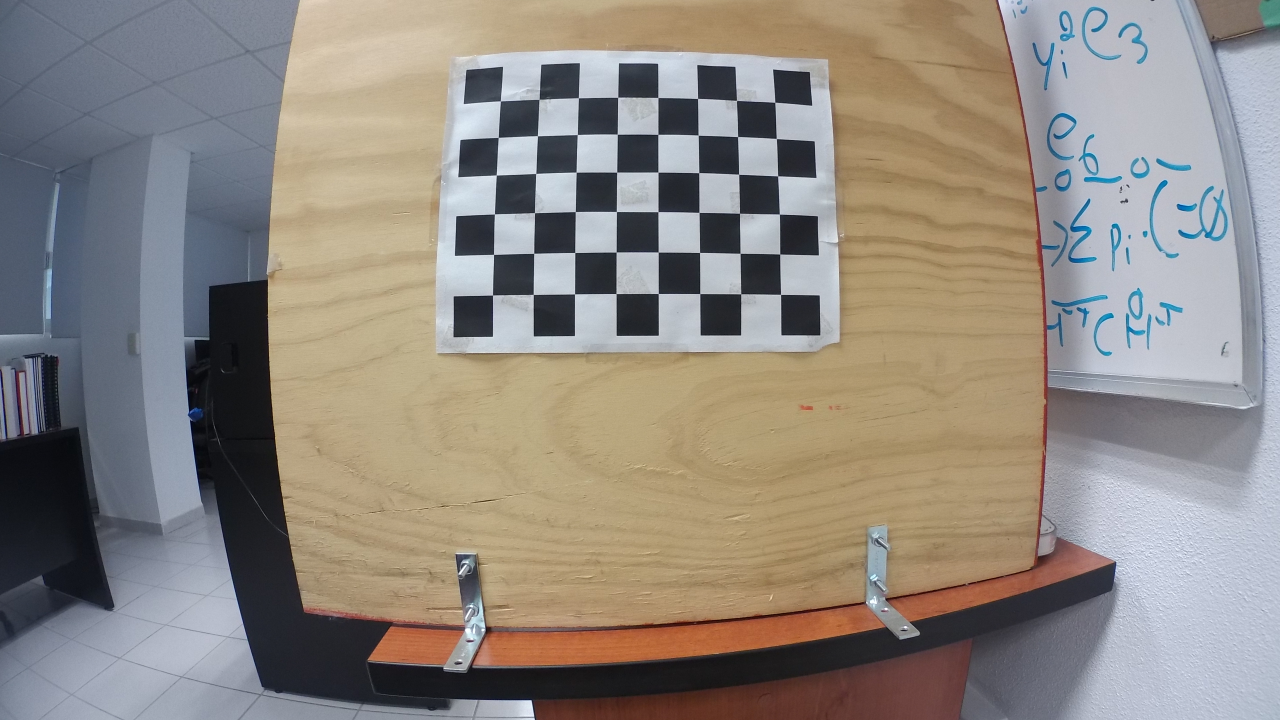
#> input picture Practica10 Calibración de cámara pinhole/data/chessboard/1.jpg, 3840 x 2160 px (shown at 1/3 size); its folder holds only this picture in this run
$ python practica10.py
#> lines starting #> are read from the running program, lines starting #| are printed output that depends on the picture; long printed decimals are rounded
import cv2
import numpy as np
import cv2 as cv
import glob
import matplotlib.pyplot as plt
import yaml

filas = 6
cols = 8
square_size_mm = 28

scale_percent = .15 # reducción porcentaje

criteria = (cv.TERM_CRITERIA_EPS + cv.TERM_CRITERIA_MAX_ITER, 30, 0.001)

objp = np.zeros((filas*cols,3), np.float32)
objp[:,:2] = np.mgrid[0:cols,0:filas].T.reshape(-1,2) * square_size_mm

objpoints = [] # 3d point in real world space
imgpoints = [] # 2d points in image plane.
images = glob.glob('./chessboard/*.jpg')

for fname in images:
    img = cv.imread(fname)
#> img is the input picture: shape (2160, 3840, 3); mean B, G, R 129, 136.4, 143.3
    gray = cv.cvtColor(img, cv.COLOR_BGR2GRAY)
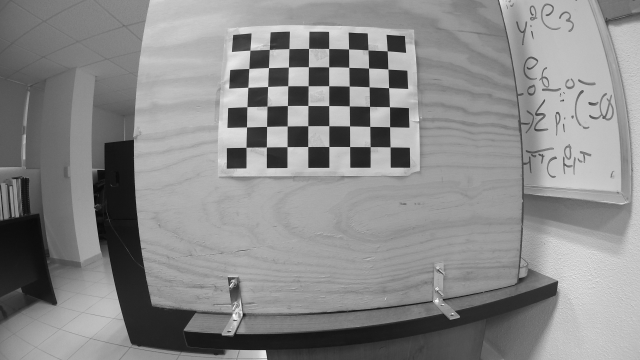
#> gray: shape (2160, 3840) (shown at 1/6 size); min 0, max 255, mean 137.6

    ret, corners = cv.findChessboardCorners(gray, (cols,filas), None)
#> ret = True; corners = 48 rows, first 8: [1502, 303.8], [1618.4, 298.5], [1735.9, 294.5], [1854.4, 292.6], [1974.7, 293.5], [2093.7, 296.2], [2210.5, 302.4], [2325.4, 307.7]

    # Si encuentra el patrón
    if ret == True:
        objpoints.append(objp)
        corners2 = cv.cornerSubPix(gray,corners, (11,11), (-1,-1), criteria)
#> corners2 = 48 rows, first 8: [1502, 303.8], [1618.2, 298.7], [1735.9, 294.6], [1854.4, 292.7], [1974.7, 293.5], [2093.8, 296.1], [2210.4, 302.3], [2325.5, 307.7]
        imgpoints.append(corners2)
        # Dibuja las esquinas
        cv.drawChessboardCorners(img, (cols,filas), corners2, ret)
        cv.imshow('img', cv.resize(img,(int(img.shape[1] * scale_percent),int(img.shape[0] * scale_percent))))
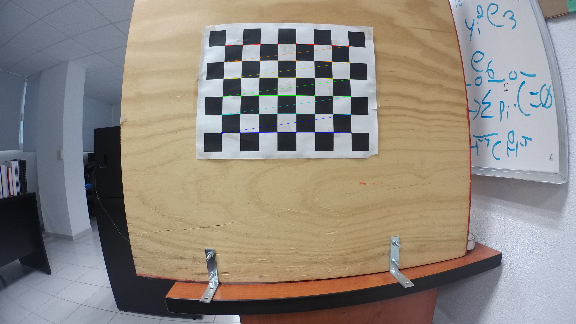
#> window 'img': shape (324, 576, 3); mean B, G, R 128.8, 136.3, 143.1
        cv.waitKey(100)

cv.destroyAllWindows()

ret, mtx, dist, rvecs, tvecs = cv.calibrateCamera(objpoints, imgpoints, gray.shape[::-1], None, None)
#> ret = 0.576; mtx = [[2458.1, 0, 1921.9], [0, 2439.2, 1205.6], [0, 0, 1]]; dist = [[-0.578, -0.073, -0.0293, 0.013, 1.6]]; rvecs = ([0.046, -0.0727, -0.00612],); tvecs = ([-100.5, -211.4, 531.2],)

img = cv.imread(images[0])
h,  w = img.shape[:2]
newcameramtx, roi = cv.getOptimalNewCameraMatrix(mtx, dist, (w,h), 1, (w,h)) # alpha = 1 : zona sin distorsión
#> newcameramtx = [[2322.5, 0, 2083.3], [0, 2090.7, 1145.4], [0, 0, 1]]; roi = (1235, 640, 1768, 910)

# Rectificar
dst = cv.undistort(img, mtx, dist, None, newcameramtx)
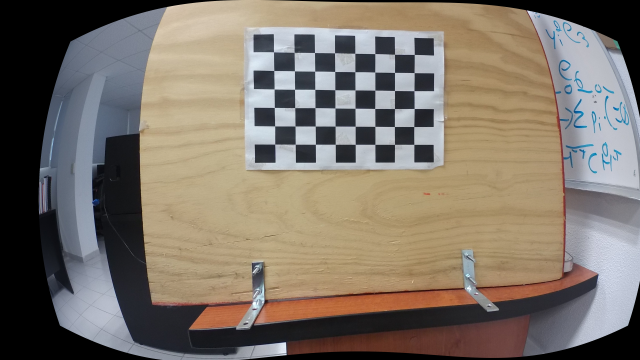
#> dst: shape (2160, 3840, 3) (shown at 1/6 size); mean B, G, R 104.8, 115.5, 125

# crop
x, y, w, h = roi
#> x = 1235; y = 640; w = 1768; h = 910
dst = dst[y:y+h, x:x+w]
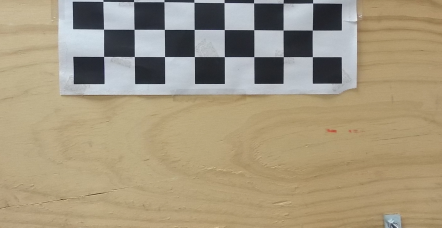
#> dst: shape (910, 1768, 3) (shown at 1/4 size); mean B, G, R 126.3, 151.8, 164.7
cv.imshow('imagen rectificada', cv.resize(dst,(int(dst.shape[1] * 2 * scale_percent),int(dst.shape[0] * 2 *scale_percent))))
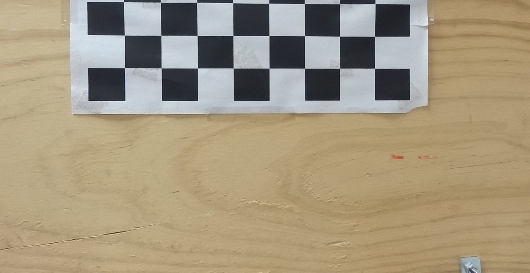
#> window 'imagen rectificada': shape (273, 530, 3); mean B, G, R 126.3, 151.7, 164.6

print("K = ", mtx)
#| K =  [[2.45811780e+03 0.00000000e+00 1.92187254e+03]
#|  [0.00000000e+00 2.43915526e+03 1.20559511e+03]
#|  [0.00000000e+00 0.00000000e+00 1.00000000e+00]]
print("Parámetros de distorsión = ", dist)
#| Parámetros de distorsión =  [[-0.5778  -0.07302 -0.0293  0.01302  1.596]]
print("Vectores R: ", len(rvecs))
#| Vectores R:  1
print("R: ", rvecs)
#| R:  (array([[ 0.04604],
#|        [-0.07269],
#|        [-0.006115]]),)
print("Vectores t: ", len(tvecs))
#| Vectores t:  1
print("t: ", tvecs)
#| t:  (array([[-100.545],
#|        [-211.376],
#|        [ 531.230]]),)


ax = plt.figure().add_subplot(projection='3d')
for i in range(len(tvecs)):
    x = tvecs[i][0,0]
    y = tvecs[i][1,0]
    z = tvecs[i][2,0]
    ax.scatter(x, y, z, c='r')

    #plot reference frame
    xr = [[1], [0], [0]]
    yr = [[0], [1], [0]]
    zr = [[0], [0], [1]]
    R = cv2.Rodrigues(rvecs[i])[0]

    P0 = np.transpose(R) @ xr
    P1 = np.transpose(R) @ yr
    P2 = np.transpose(R) @ zr

#> (the run stopped early here; a loop or call above may not have finished)

$ run again, on Practica10 Calibración de cámara pinhole/data/chessboard/19.jpg
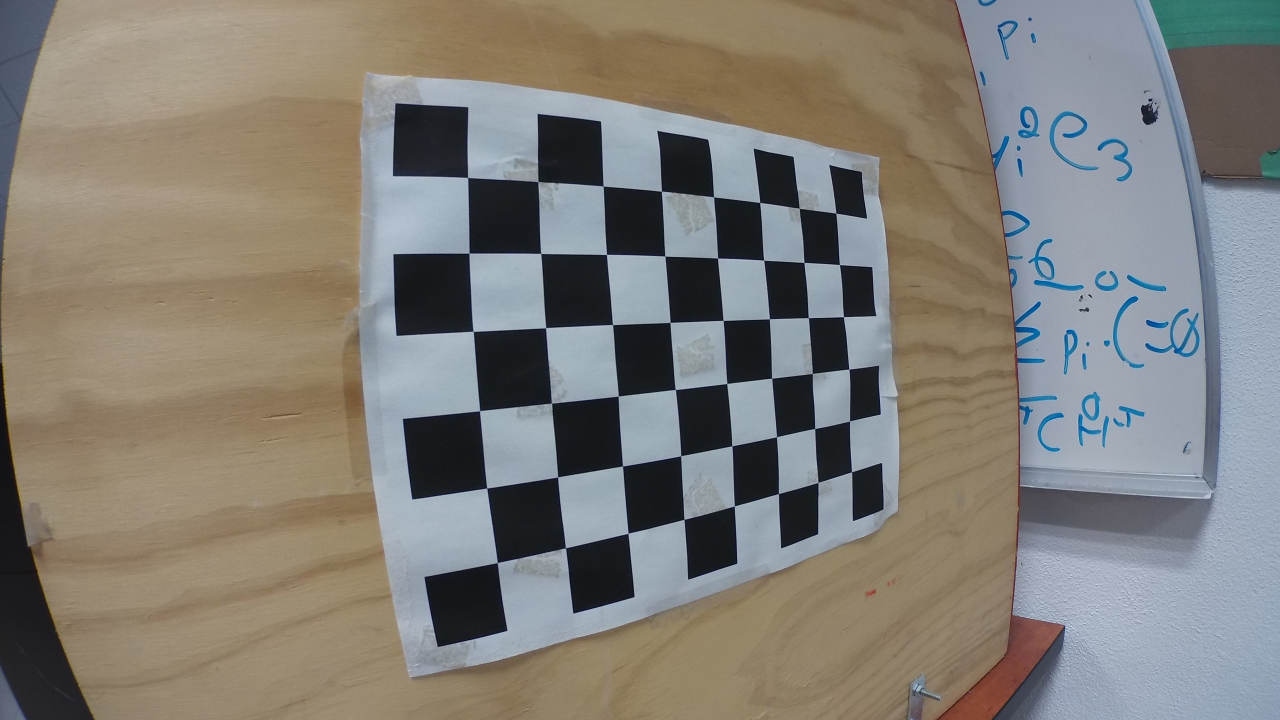
#> input picture Practica10 Calibración de cámara pinhole/data/chessboard/19.jpg, 3840 x 2160 px (shown at 1/3 size)
#> img is the input picture: shape (2160, 3840, 3); mean B, G, R 119.7, 126.4, 129.6
#> `ret, corners = cv.findChessboardCorners(gray, (cols,filas), None)`: ret = True; corners = 48 rows, first 8: [1403.8, 533.5], [1614, 545.8], [1810.1, 559.2], [1985.3, 574.5], [2141.8, 591.4], [2280.2, 608.2], [2398.6, 626], [2508.5, 640.5]
#> corners2 = 48 rows, first 8: [1403.9, 533.4], [1614.7, 545.7], [1810.3, 559], [1985.3, 574.6], [2141.9, 591.6], [2280.2, 608.4], [2398.5, 626], [2508.5, 640.4]
#> `ret, mtx, dist, rvecs, tvecs = cv.calibrateCamera(objpoints, imgpoints..`: ret = 1.7; mtx = [[1495.5, 0, 1876.3], [0, 1527.5, 1116.4], [0, 0, 1]]; dist = [[-0.166, -0.323, -0.00279, 0.0167, 0.849]]; rvecs = ([0.00527, -0.483, -0.0788],); tvecs = ([-58.99, -69.92, 172.1],)
#> newcameramtx = [[3802.2, 0, 2037.5], [0, 1456.9, 1102.9], [0, 0, 1]]; roi = (1361, 990, 1192, 230)
#> `dst = cv.undistort(img, mtx, dist, None, newcameramtx)`:
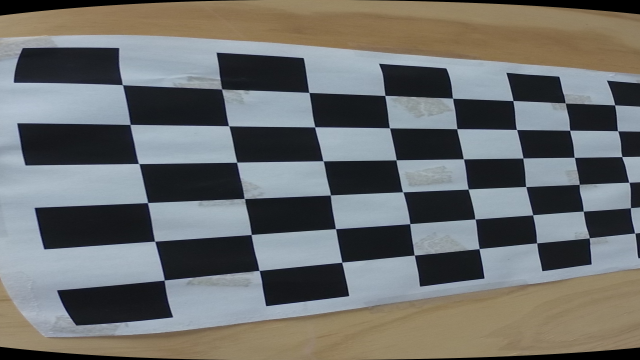
#> dst: shape (2160, 3840, 3) (shown at 1/6 size); mean B, G, R 108.8, 110.2, 108.5
#> `x, y, w, h = roi`: x = 1361; y = 990; w = 1192; h = 230
#> `cv.imshow('imagen rectificada', cv.resize(dst,(int(dst.shape[1] * 2 * ..`:
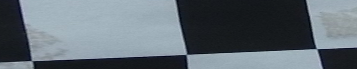
#> window 'imagen rectificada': shape (69, 357, 3); mean B, G, R 115.7, 107.8, 97.6
#| K =  [[1.49551811e+03 0.00000000e+00 1.87630124e+03]
#|  [0.00000000e+00 1.52748535e+03 1.11639384e+03]
#|  [0.00000000e+00 0.00000000e+00 1.00000000e+00]]
#| Parámetros de distorsión =  [[-0.1659 -0.323 -0.002789  0.01673  0.8491]]
#| Vectores R:  1
#| R:  (array([[ 0.005273],
#|        [-0.4831],
#|        [-0.07884]]),)
#| Vectores t:  1
#| t:  (array([[-58.991],
#|        [-69.920],
#|        [172.069]]),)

$ run again, on Practica10 Calibración de cámara pinhole/data/chessboard/20.jpg
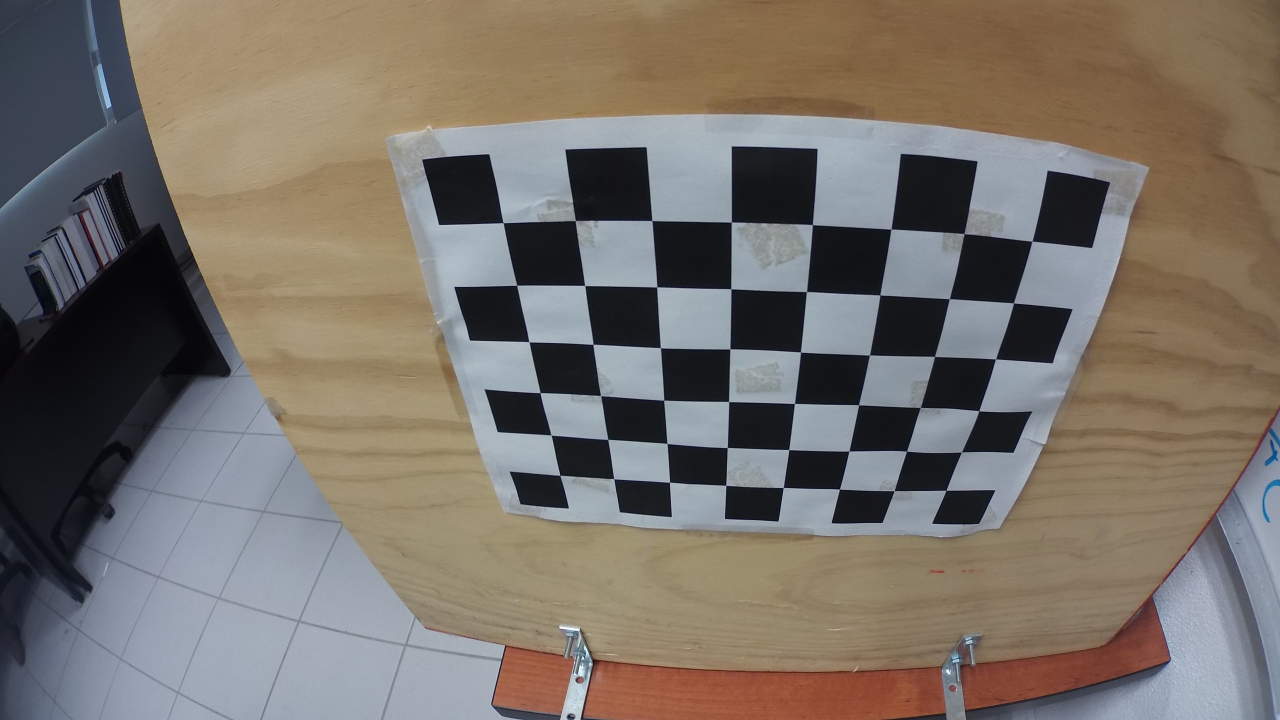
#> input picture Practica10 Calibración de cámara pinhole/data/chessboard/20.jpg, 3840 x 2160 px (shown at 1/3 size)
#> img is the input picture: shape (2160, 3840, 3); mean B, G, R 105.1, 113.1, 120.5
#> `ret, corners = cv.findChessboardCorners(gray, (cols,filas), None)`: ret = True; corners = 48 rows, first 8: [1509.3, 669.4], [1727.1, 662.2], [1956.2, 662.5], [2195, 667], [2438.1, 674], [2673.9, 688], [2893, 702], [3095.3, 724.9]
#> corners2 = 48 rows, first 8: [1510.1, 669.2], [1726.9, 662.8], [1956.7, 663], [2194.8, 667.3], [2437.9, 674.8], [2673.7, 688.2], [2893.1, 702.1], [3096.7, 724.5]
#> `ret, mtx, dist, rvecs, tvecs = cv.calibrateCamera(objpoints, imgpoints..`: ret = 11.44; mtx = [[22339.1, 0, 365.3], [0, 7839.8, 1253.7], [0, 0, 1]]; dist = [[37.9, -1279.5, -0.97, -1.34, 20533.1]]; rvecs = ([0.385, 1.09, -0.0452],); tvecs = ([72.73, -87.88, 1435.9],)
#> newcameramtx = [[19032.4, 0, 292.1], [0, 8724.3, 898], [0, 0, 1]]; roi = (400, 195, 2641, 1723)
#> `dst = cv.undistort(img, mtx, dist, None, newcameramtx)`:
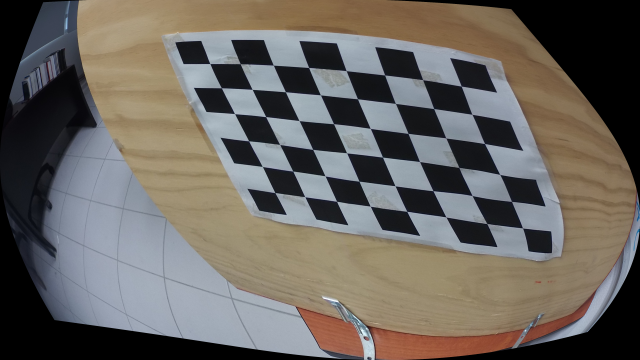
#> dst: shape (2160, 3840, 3) (shown at 1/6 size); mean B, G, R 94.9, 100.5, 105.1
#> `x, y, w, h = roi`: x = 400; y = 195; w = 2641; h = 1723
#> `cv.imshow('imagen rectificada', cv.resize(dst,(int(dst.shape[1] * 2 * ..`:
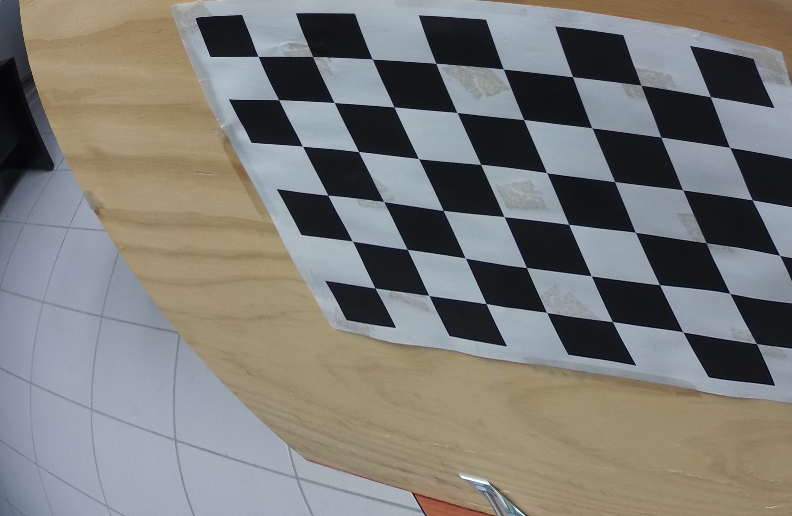
#> window 'imagen rectificada': shape (516, 792, 3); mean B, G, R 119.3, 123.2, 123.9
#| K =  [[2.23390605e+04 0.00000000e+00 3.65285223e+02]
#|  [0.00000000e+00 7.83976865e+03 1.25368379e+03]
#|  [0.00000000e+00 0.00000000e+00 1.00000000e+00]]
#| Parámetros de distorsión =  [[ 3.79010453e+01 -1.27954758e+03 -9.70401741e-01 -1.33828135e+00
#|    2.05330907e+04]]
#| Vectores R:  1
#| R:  (array([[ 0.3851],
#|        [ 1.092 ],
#|        [-0.04516]]),)
#| Vectores t:  1
#| t:  (array([[  72.730],
#|        [ -87.879],
#|        [1435.867]]),)
